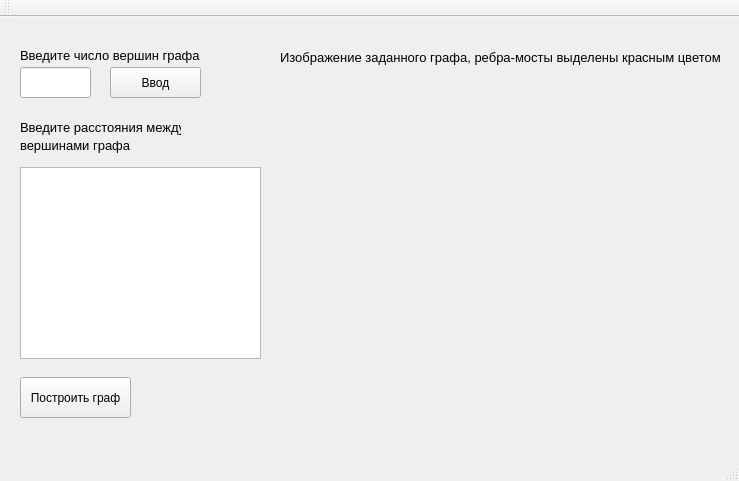
<?xml version="1.0" encoding="UTF-8"?>
<ui version="4.0">
 <class>MainWindow</class>
 <widget class="QMainWindow" name="MainWindow">
  <property name="geometry">
   <rect>
    <x>0</x>
    <y>0</y>
    <width>739</width>
    <height>481</height>
   </rect>
  </property>
  <property name="windowTitle">
   <string>MainWindow</string>
  </property>
  <widget class="QWidget" name="centralWidget">
   <widget class="QTableWidget" name="AdjacencyMatrix">
    <property name="geometry">
     <rect>
      <x>20</x>
      <y>150</y>
      <width>241</width>
      <height>192</height>
     </rect>
    </property>
   </widget>
   <widget class="QPushButton" name="EnterNodesNumb">
    <property name="geometry">
     <rect>
      <x>110</x>
      <y>50</y>
      <width>91</width>
      <height>31</height>
     </rect>
    </property>
    <property name="text">
     <string>Ввод</string>
    </property>
   </widget>
   <widget class="QPushButton" name="DrawGraph">
    <property name="geometry">
     <rect>
      <x>20</x>
      <y>360</y>
      <width>111</width>
      <height>41</height>
     </rect>
    </property>
    <property name="text">
     <string>Построить граф</string>
    </property>
   </widget>
   <widget class="QLineEdit" name="NodesNumb">
    <property name="geometry">
     <rect>
      <x>20</x>
      <y>50</y>
      <width>71</width>
      <height>31</height>
     </rect>
    </property>
   </widget>
   <widget class="graphview" name="widget" native="true">
    <property name="geometry">
     <rect>
      <x>290</x>
      <y>70</y>
      <width>431</width>
      <height>361</height>
     </rect>
    </property>
   </widget>
   <widget class="QLabel" name="TextGraphImage">
    <property name="geometry">
     <rect>
      <x>280</x>
      <y>30</y>
      <width>441</width>
      <height>21</height>
     </rect>
    </property>
    <property name="font">
     <font>
      <pointsize>10</pointsize>
     </font>
    </property>
    <property name="text">
     <string>Изображение заданного графа, ребра-мосты выделены красным цветом</string>
    </property>
   </widget>
   <widget class="QLabel" name="TextEnterNodesNumb">
    <property name="geometry">
     <rect>
      <x>20</x>
      <y>30</y>
      <width>181</width>
      <height>16</height>
     </rect>
    </property>
    <property name="font">
     <font>
      <pointsize>10</pointsize>
     </font>
    </property>
    <property name="text">
     <string>Введите число вершин графа</string>
    </property>
   </widget>
   <widget class="QLabel" name="TextEnterDistances">
    <property name="geometry">
     <rect>
      <x>20</x>
      <y>100</y>
      <width>161</width>
      <height>21</height>
     </rect>
    </property>
    <property name="font">
     <font>
      <pointsize>10</pointsize>
     </font>
    </property>
    <property name="text">
     <string>Введите расстояния между</string>
    </property>
   </widget>
   <widget class="QLabel" name="TextEnterDistances2">
    <property name="geometry">
     <rect>
      <x>20</x>
      <y>120</y>
      <width>151</width>
      <height>16</height>
     </rect>
    </property>
    <property name="font">
     <font>
      <pointsize>10</pointsize>
     </font>
    </property>
    <property name="text">
     <string>вершинами графа</string>
    </property>
   </widget>
  </widget>
  <widget class="QMenuBar" name="menuBar">
   <property name="geometry">
    <rect>
     <x>0</x>
     <y>0</y>
     <width>739</width>
     <height>21</height>
    </rect>
   </property>
  </widget>
  <widget class="QToolBar" name="mainToolBar">
   <attribute name="toolBarArea">
    <enum>TopToolBarArea</enum>
   </attribute>
   <attribute name="toolBarBreak">
    <bool>false</bool>
   </attribute>
  </widget>
  <widget class="QStatusBar" name="statusBar"/>
 </widget>
 <layoutdefault spacing="6" margin="11"/>
 <customwidgets>
  <customwidget>
   <class>graphview</class>
   <extends>QWidget</extends>
   <header>graphview.h</header>
   <container>1</container>
  </customwidget>
 </customwidgets>
 <resources/>
 <connections/>
</ui>
